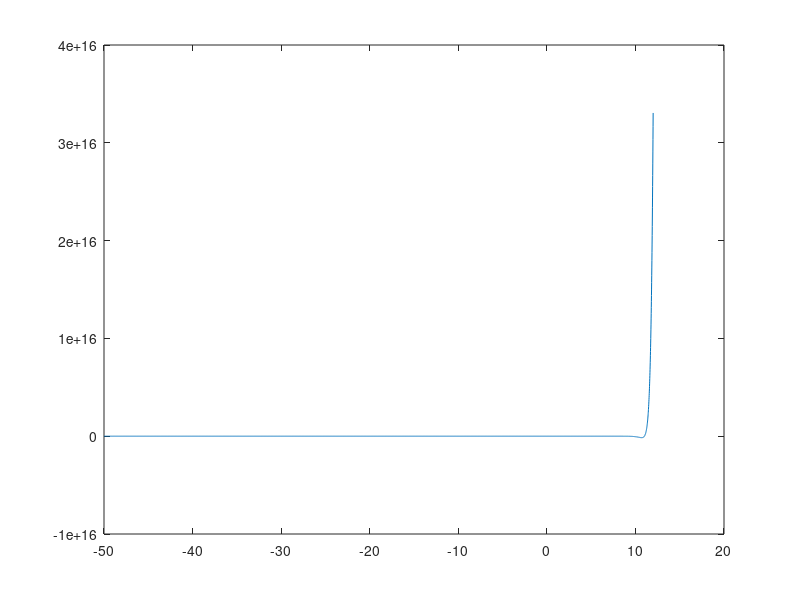

Here is the MATLAB script that generated this plot: (Note: this script raises an error after producing the figure.)
format long e;

x = -50:0.01:12;
f = @(x)3.^(3.*x+1) - 7*5.^(2.*x);
plot(x,f(x));
fp = @(x) log(3) * 3.^(3*x+2) - 14 * log(5) * 5.^(2*x);

disp(fzero(f, X));

x0 = 12;
Nmax = 30;
tol = 10e-010;

modifiedNewton(f,fp,x0,Nmax,tol);

x0 = 0;
modifiedNewton(f,fp,x0,Nmax,tol);
